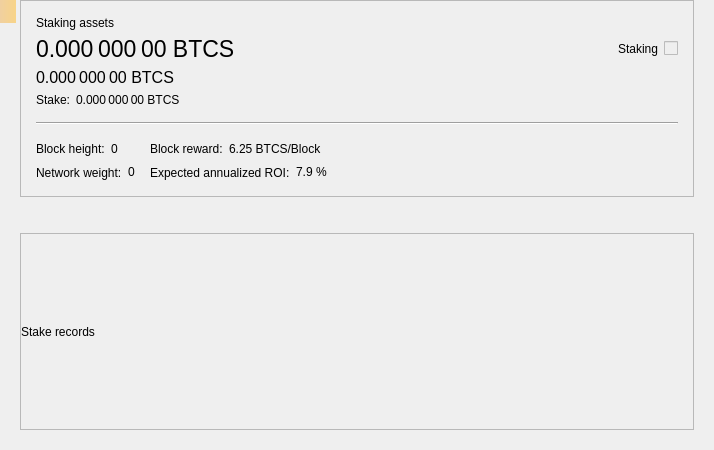
<?xml version="1.0" encoding="UTF-8"?>
<ui version="4.0">
 <class>StakePage</class>
 <widget class="QWidget" name="StakePage">
  <property name="geometry">
   <rect>
    <x>0</x>
    <y>0</y>
    <width>714</width>
    <height>450</height>
   </rect>
  </property>
  <property name="windowTitle">
   <string>Form</string>
  </property>
  <layout class="QVBoxLayout" name="verticalLayout_3">
   <property name="leftMargin">
    <number>20</number>
   </property>
   <property name="topMargin">
    <number>0</number>
   </property>
   <property name="rightMargin">
    <number>20</number>
   </property>
   <property name="bottomMargin">
    <number>20</number>
   </property>
   <item>
    <widget class="QFrame" name="frameStakeInfo">
     <property name="frameShape">
      <enum>QFrame::StyledPanel</enum>
     </property>
     <property name="frameShadow">
      <enum>QFrame::Raised</enum>
     </property>
     <layout class="QVBoxLayout" name="verticalLayout">
      <property name="spacing">
       <number>15</number>
      </property>
      <property name="leftMargin">
       <number>15</number>
      </property>
      <property name="topMargin">
       <number>15</number>
      </property>
      <property name="rightMargin">
       <number>15</number>
      </property>
      <property name="bottomMargin">
       <number>15</number>
      </property>
      <item>
       <layout class="QGridLayout" name="gridLayout_2">
        <property name="spacing">
         <number>6</number>
        </property>
        <item row="1" column="0">
         <widget class="QLabel" name="labelAssets">
          <property name="font">
           <font>
            <pointsize>17</pointsize>
           </font>
          </property>
          <property name="cursor">
           <cursorShape>IBeamCursor</cursorShape>
          </property>
          <property name="toolTip">
           <string>Your current spendable balance</string>
          </property>
          <property name="text">
           <string notr="true">0.000 000 00 BTCS</string>
          </property>
          <property name="alignment">
           <set>Qt::AlignLeading|Qt::AlignLeft|Qt::AlignVCenter</set>
          </property>
          <property name="textInteractionFlags">
           <set>Qt::LinksAccessibleByMouse|Qt::TextSelectableByMouse</set>
          </property>
         </widget>
        </item>
        <item row="2" column="0">
         <widget class="QLabel" name="labelAssetsImmature">
          <property name="font">
           <font>
            <pointsize>12</pointsize>
           </font>
          </property>
          <property name="cursor">
           <cursorShape>IBeamCursor</cursorShape>
          </property>
          <property name="toolTip">
           <string>Your immature balance</string>
          </property>
          <property name="text">
           <string notr="true">0.000 000 00 BTCS</string>
          </property>
          <property name="alignment">
           <set>Qt::AlignLeading|Qt::AlignLeft|Qt::AlignVCenter</set>
          </property>
          <property name="textInteractionFlags">
           <set>Qt::LinksAccessibleByMouse|Qt::TextSelectableByMouse</set>
          </property>
         </widget>
        </item>
        <item row="0" column="0">
         <widget class="QLabel" name="labelAssetsText">
          <property name="text">
           <string>Staking assets</string>
          </property>
          <property name="alignment">
           <set>Qt::AlignLeading|Qt::AlignLeft|Qt::AlignVCenter</set>
          </property>
         </widget>
        </item>
        <item row="1" column="2">
         <spacer name="horizontalSpacer_2">
          <property name="orientation">
           <enum>Qt::Horizontal</enum>
          </property>
          <property name="sizeHint" stdset="0">
           <size>
            <width>40</width>
            <height>20</height>
           </size>
          </property>
         </spacer>
        </item>
        <item row="4" column="0">
         <layout class="QHBoxLayout" name="horizontalLayout_5">
          <property name="spacing">
           <number>6</number>
          </property>
          <item>
           <widget class="QLabel" name="labelStakeText">
            <property name="sizePolicy">
             <sizepolicy hsizetype="Maximum" vsizetype="Preferred">
              <horstretch>0</horstretch>
              <verstretch>0</verstretch>
             </sizepolicy>
            </property>
            <property name="text">
             <string>Stake:</string>
            </property>
            <property name="alignment">
             <set>Qt::AlignLeading|Qt::AlignLeft|Qt::AlignVCenter</set>
            </property>
           </widget>
          </item>
          <item>
           <widget class="QLabel" name="labelStake">
            <property name="text">
             <string>0.000 000 00 BTCS</string>
            </property>
            <property name="alignment">
             <set>Qt::AlignLeading|Qt::AlignLeft|Qt::AlignVCenter</set>
            </property>
            <property name="textInteractionFlags">
             <set>Qt::LinksAccessibleByMouse|Qt::TextSelectableByMouse</set>
            </property>
           </widget>
          </item>
          <item>
           <spacer name="horizontalSpacer_3">
            <property name="orientation">
             <enum>Qt::Horizontal</enum>
            </property>
            <property name="sizeType">
             <enum>QSizePolicy::Minimum</enum>
            </property>
            <property name="sizeHint" stdset="0">
             <size>
              <width>0</width>
              <height>0</height>
             </size>
            </property>
           </spacer>
          </item>
         </layout>
        </item>
        <item row="1" column="4">
         <widget class="QLabel" name="labelStaking">
          <property name="text">
           <string>Staking</string>
          </property>
         </widget>
        </item>
        <item row="1" column="5">
         <widget class="QSwitchControl" name="checkStake">
          <property name="enabled">
           <bool>false</bool>
          </property>
         </widget>
        </item>
       </layout>
      </item>
      <item>
       <widget class="Line" name="hLine">
        <property name="orientation">
         <enum>Qt::Horizontal</enum>
        </property>
       </widget>
      </item>
      <item>
       <layout class="QGridLayout" name="gridLayout">
        <property name="verticalSpacing">
         <number>6</number>
        </property>
        <item row="0" column="0">
         <layout class="QHBoxLayout" name="horizontalLayout">
          <property name="spacing">
           <number>6</number>
          </property>
          <item>
           <widget class="QLabel" name="labelHeightText">
            <property name="sizePolicy">
             <sizepolicy hsizetype="Maximum" vsizetype="Preferred">
              <horstretch>0</horstretch>
              <verstretch>0</verstretch>
             </sizepolicy>
            </property>
            <property name="text">
             <string>Block height:</string>
            </property>
            <property name="alignment">
             <set>Qt::AlignLeading|Qt::AlignLeft|Qt::AlignVCenter</set>
            </property>
           </widget>
          </item>
          <item>
           <widget class="QLabel" name="labelHeight">
            <property name="text">
             <string>0</string>
            </property>
            <property name="alignment">
             <set>Qt::AlignLeading|Qt::AlignLeft|Qt::AlignVCenter</set>
            </property>
            <property name="textInteractionFlags">
             <set>Qt::LinksAccessibleByMouse|Qt::TextSelectableByMouse</set>
            </property>
           </widget>
          </item>
          <item>
           <spacer name="horizontalSpacer_4">
            <property name="orientation">
             <enum>Qt::Horizontal</enum>
            </property>
            <property name="sizeType">
             <enum>QSizePolicy::Minimum</enum>
            </property>
            <property name="sizeHint" stdset="0">
             <size>
              <width>0</width>
              <height>0</height>
             </size>
            </property>
           </spacer>
          </item>
         </layout>
        </item>
        <item row="0" column="1">
         <layout class="QHBoxLayout" name="horizontalLayout_3">
          <property name="spacing">
           <number>6</number>
          </property>
          <item>
           <widget class="QLabel" name="labelRewardText">
            <property name="sizePolicy">
             <sizepolicy hsizetype="Maximum" vsizetype="Preferred">
              <horstretch>0</horstretch>
              <verstretch>0</verstretch>
             </sizepolicy>
            </property>
            <property name="text">
             <string>Block reward:</string>
            </property>
            <property name="alignment">
             <set>Qt::AlignLeading|Qt::AlignLeft|Qt::AlignVCenter</set>
            </property>
           </widget>
          </item>
          <item>
           <widget class="QLabel" name="labelReward">
            <property name="text">
             <string>6.25 BTCS/Block</string>
            </property>
            <property name="alignment">
             <set>Qt::AlignLeading|Qt::AlignLeft|Qt::AlignVCenter</set>
            </property>
            <property name="textInteractionFlags">
             <set>Qt::LinksAccessibleByMouse|Qt::TextSelectableByMouse</set>
            </property>
           </widget>
          </item>
          <item>
           <spacer name="horizontalSpacer_6">
            <property name="orientation">
             <enum>Qt::Horizontal</enum>
            </property>
            <property name="sizeType">
             <enum>QSizePolicy::Minimum</enum>
            </property>
            <property name="sizeHint" stdset="0">
             <size>
              <width>0</width>
              <height>0</height>
             </size>
            </property>
           </spacer>
          </item>
         </layout>
        </item>
        <item row="0" column="2" rowspan="2">
         <spacer name="horizontalSpacer">
          <property name="orientation">
           <enum>Qt::Horizontal</enum>
          </property>
          <property name="sizeHint" stdset="0">
           <size>
            <width>40</width>
            <height>20</height>
           </size>
          </property>
         </spacer>
        </item>
        <item row="1" column="0">
         <layout class="QHBoxLayout" name="horizontalLayout_2">
          <property name="spacing">
           <number>6</number>
          </property>
          <item>
           <widget class="QLabel" name="labelWeightText">
            <property name="sizePolicy">
             <sizepolicy hsizetype="Maximum" vsizetype="Preferred">
              <horstretch>0</horstretch>
              <verstretch>0</verstretch>
             </sizepolicy>
            </property>
            <property name="text">
             <string>Network weight:</string>
            </property>
            <property name="alignment">
             <set>Qt::AlignLeading|Qt::AlignLeft|Qt::AlignVCenter</set>
            </property>
           </widget>
          </item>
          <item>
           <widget class="QLabel" name="labelWeight">
            <property name="text">
             <string>0</string>
            </property>
            <property name="alignment">
             <set>Qt::AlignLeading|Qt::AlignLeft|Qt::AlignVCenter</set>
            </property>
            <property name="textInteractionFlags">
             <set>Qt::LinksAccessibleByMouse|Qt::TextSelectableByMouse</set>
            </property>
           </widget>
          </item>
          <item>
           <spacer name="horizontalSpacer_5">
            <property name="orientation">
             <enum>Qt::Horizontal</enum>
            </property>
            <property name="sizeType">
             <enum>QSizePolicy::Minimum</enum>
            </property>
            <property name="sizeHint" stdset="0">
             <size>
              <width>0</width>
              <height>0</height>
             </size>
            </property>
           </spacer>
          </item>
         </layout>
        </item>
        <item row="1" column="1">
         <layout class="QHBoxLayout" name="horizontalLayout_4">
          <property name="spacing">
           <number>6</number>
          </property>
          <item>
           <widget class="QLabel" name="labelROIText">
            <property name="sizePolicy">
             <sizepolicy hsizetype="Maximum" vsizetype="Preferred">
              <horstretch>0</horstretch>
              <verstretch>0</verstretch>
             </sizepolicy>
            </property>
            <property name="text">
             <string>Expected annualized ROI:</string>
            </property>
            <property name="alignment">
             <set>Qt::AlignLeading|Qt::AlignLeft|Qt::AlignVCenter</set>
            </property>
           </widget>
          </item>
          <item>
           <widget class="QLabel" name="labelROI">
            <property name="text">
             <string>7.9 %</string>
            </property>
            <property name="alignment">
             <set>Qt::AlignLeading|Qt::AlignLeft|Qt::AlignVCenter</set>
            </property>
            <property name="textInteractionFlags">
             <set>Qt::LinksAccessibleByMouse|Qt::TextSelectableByMouse</set>
            </property>
           </widget>
          </item>
          <item>
           <spacer name="horizontalSpacer_7">
            <property name="orientation">
             <enum>Qt::Horizontal</enum>
            </property>
            <property name="sizeType">
             <enum>QSizePolicy::Minimum</enum>
            </property>
            <property name="sizeHint" stdset="0">
             <size>
              <width>0</width>
              <height>0</height>
             </size>
            </property>
           </spacer>
          </item>
         </layout>
        </item>
       </layout>
      </item>
     </layout>
    </widget>
   </item>
   <item>
    <spacer name="verticalSpacer">
     <property name="orientation">
      <enum>Qt::Vertical</enum>
     </property>
     <property name="sizeType">
      <enum>QSizePolicy::Fixed</enum>
     </property>
     <property name="sizeHint" stdset="0">
      <size>
       <width>20</width>
       <height>30</height>
      </size>
     </property>
    </spacer>
   </item>
   <item>
    <widget class="QFrame" name="frameStakeRecords">
     <property name="frameShape">
      <enum>QFrame::StyledPanel</enum>
     </property>
     <property name="frameShadow">
      <enum>QFrame::Raised</enum>
     </property>
     <layout class="QVBoxLayout" name="verticalLayout_2">
      <property name="leftMargin">
       <number>0</number>
      </property>
      <property name="topMargin">
       <number>0</number>
      </property>
      <property name="rightMargin">
       <number>0</number>
      </property>
      <property name="bottomMargin">
       <number>0</number>
      </property>
      <item>
       <widget class="QLabel" name="labelRecordsText">
        <property name="text">
         <string>Stake records</string>
        </property>
       </widget>
      </item>
     </layout>
    </widget>
   </item>
  </layout>
  <widget class="QLabel" name="labelAlerts">
   <property name="geometry">
    <rect>
     <x>0</x>
     <y>0</y>
     <width>16</width>
     <height>23</height>
    </rect>
   </property>
   <property name="visible">
    <bool>false</bool>
   </property>
   <property name="styleSheet">
    <string notr="true">QLabel { background-color: qlineargradient(x1: 0, y1: 0, x2: 1, y2: 0, stop:0 #F0D0A0, stop:1 #F8D488); color:#000000; }</string>
   </property>
   <property name="wordWrap">
    <bool>true</bool>
   </property>
   <property name="margin">
    <number>3</number>
   </property>
   <property name="textInteractionFlags">
    <set>Qt::TextSelectableByMouse</set>
   </property>
  </widget>
 </widget>
 <customwidgets>
  <customwidget>
   <class>QSwitchControl</class>
   <extends>QCheckBox</extends>
   <header>qt/qswitchcontrol.h</header>
  </customwidget>
 </customwidgets>
 <resources/>
 <connections/>
</ui>
